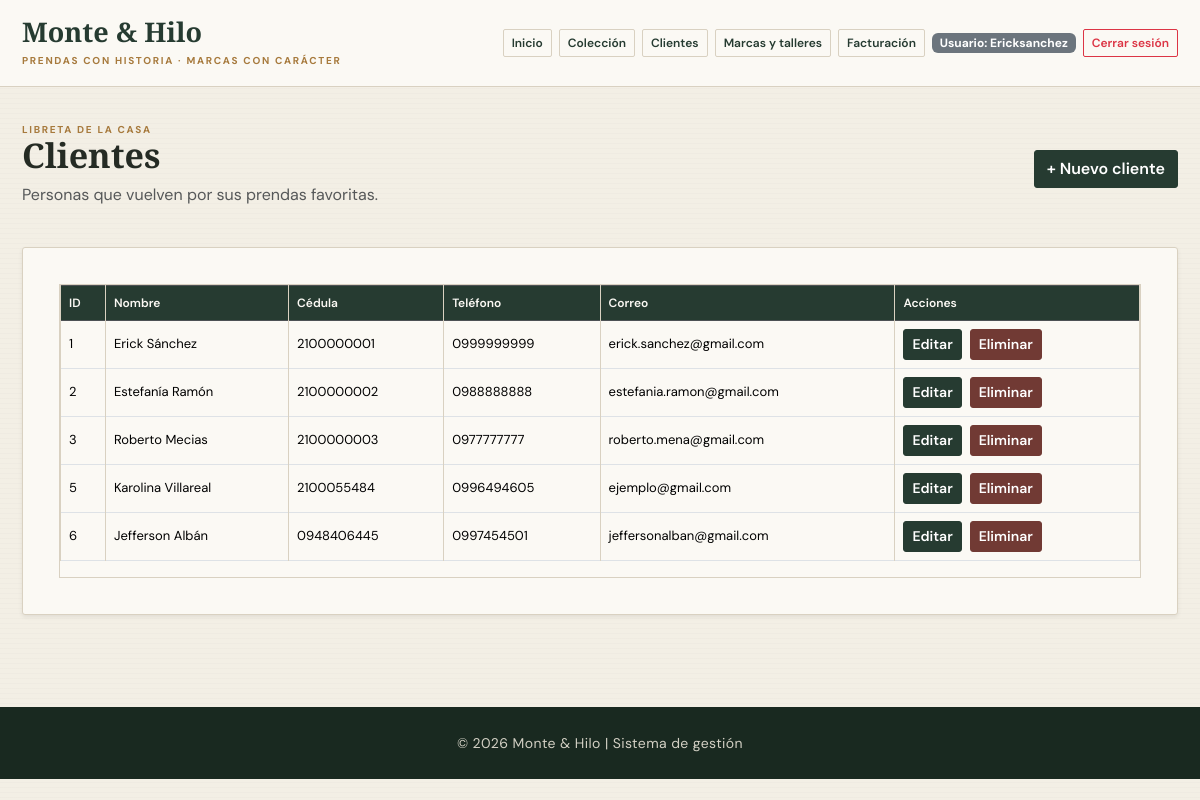
The app's page /clientes (signed in) with its own data.
### tables this page shows
CREATE TABLE usuarios (
            id INTEGER PRIMARY KEY AUTOINCREMENT,
            usuario TEXT NOT NULL UNIQUE,
            password TEXT NOT NULL
        );

CREATE TABLE clientes (
            id_cliente INTEGER PRIMARY KEY AUTOINCREMENT,
            nombre TEXT NOT NULL,
            cedula TEXT NOT NULL UNIQUE,
            telefono TEXT,
            correo TEXT
        );

### app.py (the view)
@app.route("/clientes")
@login_required
def clientes():
    return render_template("clientes.html", clientes=get_clients(), nombre_sistema=NOMBRE_SISTEMA)

### app.py (called while the page is built)
@login_manager.user_loader
def load_user(user_id):
    user_data = get_user_by_id(user_id)
    if user_data:
        return Usuario(user_data["id"], user_data["usuario"], user_data["password"])
    return None

### conexion/conexion.py (called while the page is built)
def _database_engine():
    configured_engine = os.getenv("DB_ENGINE")
    if configured_engine:
        return configured_engine.lower()
    return "postgresql" if os.getenv("DATABASE_URL") else "sqlite"

def _parameterized_sql(query, params):
    engine = _database_engine()
    if engine in {"sqlite", "sqlite3"}:
        sqlite_params = tuple(float(param) if isinstance(param, Decimal) else param for param in params)
        return query.replace("%s", "?"), sqlite_params
    return query, tuple(params)

def _sqlite_connection():
    DATABASE_PATH.parent.mkdir(exist_ok=True)
    conn = sqlite3.connect(DATABASE_PATH)
    conn.row_factory = sqlite3.Row
    conn.execute("PRAGMA foreign_keys = ON")
    return conn

def get_db_connection():
    engine = _database_engine()
    if engine in {"sqlite", "sqlite3"}:
        return _sqlite_connection()
    if engine in {"postgres", "postgresql"}:
        return _postgres_connection()
    raise RuntimeError(f"Motor de base de datos no compatible: {engine}")

def get_user_by_id(user_id):
    conn = get_db_connection()
    try:
        cursor = conn.cursor()
        query = "SELECT id, usuario, password FROM usuarios WHERE id = %s"
        cursor.execute(*_parameterized_sql(query, (user_id,)))
        row = cursor.fetchone()
        if row is None:
            return None
        if hasattr(row, "keys"):
            return dict(row)
        return {"id": row[0], "usuario": row[1], "password": row[2]}
    finally:
        conn.close()

def _row_as_dict(cursor, row):
    if row is None:
        return None
    if hasattr(row, "keys"):
        return dict(row)
    return dict(zip((column[0] for column in cursor.description), row))

def _read_rows(query, params=()):
    conn = get_db_connection()
    try:
        cursor = conn.cursor()
        cursor.execute(*_parameterized_sql(query, params))
        return [_row_as_dict(cursor, row) for row in cursor.fetchall()]
    finally:
        conn.close()

def get_clients():
    return _read_rows("SELECT id_cliente, nombre, cedula, telefono, correo FROM clientes ORDER BY id_cliente")

### templates/clientes.html (shortened to what this page needs)
{% extends "base.html" %}
{% block content %}
<div class="d-flex justify-content-between align-items-center mb-4">
	<div>
		<p class="eyebrow">LIBRETA DE LA CASA</p>
		<h2 class="page-title">Clientes</h2>
		<p class="text-muted">Personas que vuelven por sus prendas favoritas.</p>
	</div>
	<a href="{{ url_for('formulario_cliente') }}" class="btn btn-success">+ Nuevo cliente</a>
</div>
<div class="card shadow-sm informacion">
	<div class="card-body">
		<div class="table-responsive">
			<table class="table table-hover table-bordered">
				<thead class="table-dark">
					<tr>
						<th>ID</th>
						<th>Nombre</th>
						<th>Cédula</th>
						<th>Teléfono</th>
						<th>Correo</th>
						<th>Acciones</th>
					</tr>
				</thead>
				<tbody>
					{% for cliente in clientes %}
					<tr>
						<td>{{ cliente.id_cliente }}</td>
						<td>{{ cliente.nombre }}</td>
						<td>{{ cliente.cedula }}</td>
						<td>{{ cliente.telefono }}</td>
						<td>{{ cliente.correo }}</td>
						<td>
							<div class="d-flex gap-2">
								<a href="{{ url_for('editar_cliente', client_id=cliente.id_cliente) }}" class="btn btn-sm btn-primary">Editar</a>
								<form action="{{ url_for('eliminar_cliente', client_id=cliente.id_cliente) }}" method="POST" onsubmit="return confirm('¿Deseas eliminar este cliente?');">
									<button type="submit" class="btn btn-sm btn-danger">Eliminar</button>
								</form>
							</div>
						</td>
					</tr>
					{% endfor %}
				</tbody>
			</table>
		</div>
	</div>
</div>
{% endblock %}

### templates/components/navbar.html
<header class="header-principal py-3 bg-light">
	<div class="container">
		<div class="d-flex justify-content-between align-items-center flex-wrap gap-3">
			<div>
				<h1 class="h4 mb-0 brand-mark">{{ nombre_sistema }}</h1>
				<small class="brand-caption">PRENDAS CON HISTORIA · MARCAS CON CARÁCTER</small>
			</div>
			<nav class="d-flex flex-wrap gap-2 align-items-center">
				<a class="btn btn-outline-primary btn-sm" href="{{ url_for('index') }}">Inicio</a>
				{% if current_user.is_authenticated %}
				<a class="btn btn-outline-primary btn-sm" href="{{ url_for('productos') }}">Colección</a>
				<a class="btn btn-outline-primary btn-sm" href="{{ url_for('clientes') }}">Clientes</a>
				<a class="btn btn-outline-primary btn-sm" href="{{ url_for('proveedores') }}">Marcas y talleres</a>
				<a class="btn btn-outline-primary btn-sm" href="{{ url_for('facturacion') }}">Facturación</a>
				<span class="badge text-bg-secondary">Usuario: {{ current_user.usuario }}</span>
				<a class="btn btn-outline-danger btn-sm" href="{{ url_for('logout') }}">Cerrar sesión</a>
				{% else %}
				<a class="btn btn-outline-success btn-sm" href="{{ url_for('login') }}">Iniciar sesión</a>
				<a class="btn btn-outline-secondary btn-sm" href="{{ url_for('registro') }}">Registrarse</a>
				{% endif %}
			</nav>
		</div>
	</div>
</header>

### static/css/style.css (style rules this page uses)
:root { --paper: #f3efe5; --paper-light: #fbf9f4; --ink: #252b24; --forest: #263b31; --forest-deep: #192920; --oxblood: #713a34; --brass: #a77a3d; --line: #d9d1c1; --muted: #77786d; --serif: "Playfair Display", Georgia, serif; --sans: "DM Sans", sans-serif; }
* { box-sizing: border-box; }
body { margin: 0; color: var(--ink); background-color: var(--paper); background-image: repeating-linear-gradient(0deg, rgba(70, 58, 39, .018) 0, rgba(70, 58, 39, .018) 1px, transparent 1px, transparent 5px); font-family: var(--sans); }
a { color: var(--forest); }
.header-principal { position: relative; z-index: 2; padding: 18px 0 !important; background: var(--paper-light) !important; border-bottom: 1px solid var(--line); }
.brand-mark { color: var(--forest) !important; font: 600 27px/1.05 var(--serif); }
.brand-caption, .eyebrow { display: block; margin: 7px 0 0; color: var(--brass); font-size: 10px; font-weight: 700; letter-spacing: 1.7px; }
.header-principal nav { gap: 7px !important; }
.header-principal .btn { border-radius: 2px; font-size: 12px; }
.header-principal .btn-outline-primary { color: var(--forest); border-color: var(--line); }
.container { max-width: 1180px; }
.btn { border-radius: 3px; font-weight: 600; }
.btn-primary, .btn-success { color: #fff; background: var(--forest); border-color: var(--forest); }
.btn-danger { background: var(--oxblood); border-color: var(--oxblood); }
.informacion, .card { background-color: var(--paper-light); border: 1px solid var(--line); border-radius: 3px; box-shadow: 0 5px 18px rgba(45, 39, 27, .055); }
.informacion { padding: 20px; }
.table { --bs-table-bg: transparent; --bs-table-hover-bg: rgba(38, 59, 49, .05); color: var(--ink); vertical-align: middle; }
.table th { white-space: nowrap; color: var(--paper-light); background: var(--forest); font-size: 12px; font-weight: 600; }
.table td { font-size: 13px; }
.table-bordered > :not(caption) > * > * { border-color: var(--line); }
.table-responsive { border: 1px solid var(--line); }
.page-title { font: 600 34px/1.1 var(--serif); }

### records on screen
usuarios: usuario "Ericksanchez"
clientes: id_cliente "1", nombre "Erick Sánchez", cedula "2100000001", telefono "0999999999", correo "erick.sanchez@gmail.com"
clientes: id_cliente "2", nombre "Estefanía Ramón", cedula "2100000002", telefono "0988888888", correo "estefania.ramon@gmail.com"
clientes: id_cliente "3", nombre "Roberto Mecias", cedula "2100000003", telefono "0977777777", correo "roberto.mena@gmail.com"
clientes: id_cliente "5", nombre "Karolina Villareal", cedula "2100055484", telefono "0996494605", correo "ejemplo@gmail.com"
clientes: id_cliente "6", nombre "Jefferson Albán", cedula "0948406445", telefono "0997454501", correo "jeffersonalban@gmail.com"

### other values on screen
{{ nombre_sistema }} "Monte & Hilo"
